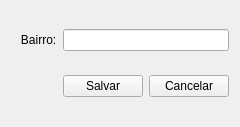
<?xml version="1.0" encoding="UTF-8"?>
<ui version="4.0">
 <class>Form_cliente</class>
 <widget class="QWidget" name="Form_cliente">
  <property name="geometry">
   <rect>
    <x>0</x>
    <y>0</y>
    <width>238</width>
    <height>127</height>
   </rect>
  </property>
  <property name="windowTitle">
   <string>Cadastro de bairo</string>
  </property>
  <layout class="QGridLayout" name="gridLayout">
   <item row="1" column="2">
    <widget class="QPushButton" name="PB_cancelar">
     <property name="text">
      <string>Cancelar</string>
     </property>
    </widget>
   </item>
   <item row="1" column="1">
    <widget class="QPushButton" name="PB_salvar">
     <property name="text">
      <string>Salvar</string>
     </property>
    </widget>
   </item>
   <item row="0" column="1" colspan="2">
    <widget class="QLineEdit" name="LE_nome"/>
   </item>
   <item row="0" column="0">
    <widget class="QLabel" name="label_nome">
     <property name="text">
      <string>   Bairro:</string>
     </property>
    </widget>
   </item>
  </layout>
 </widget>
 <resources/>
 <connections/>
</ui>
